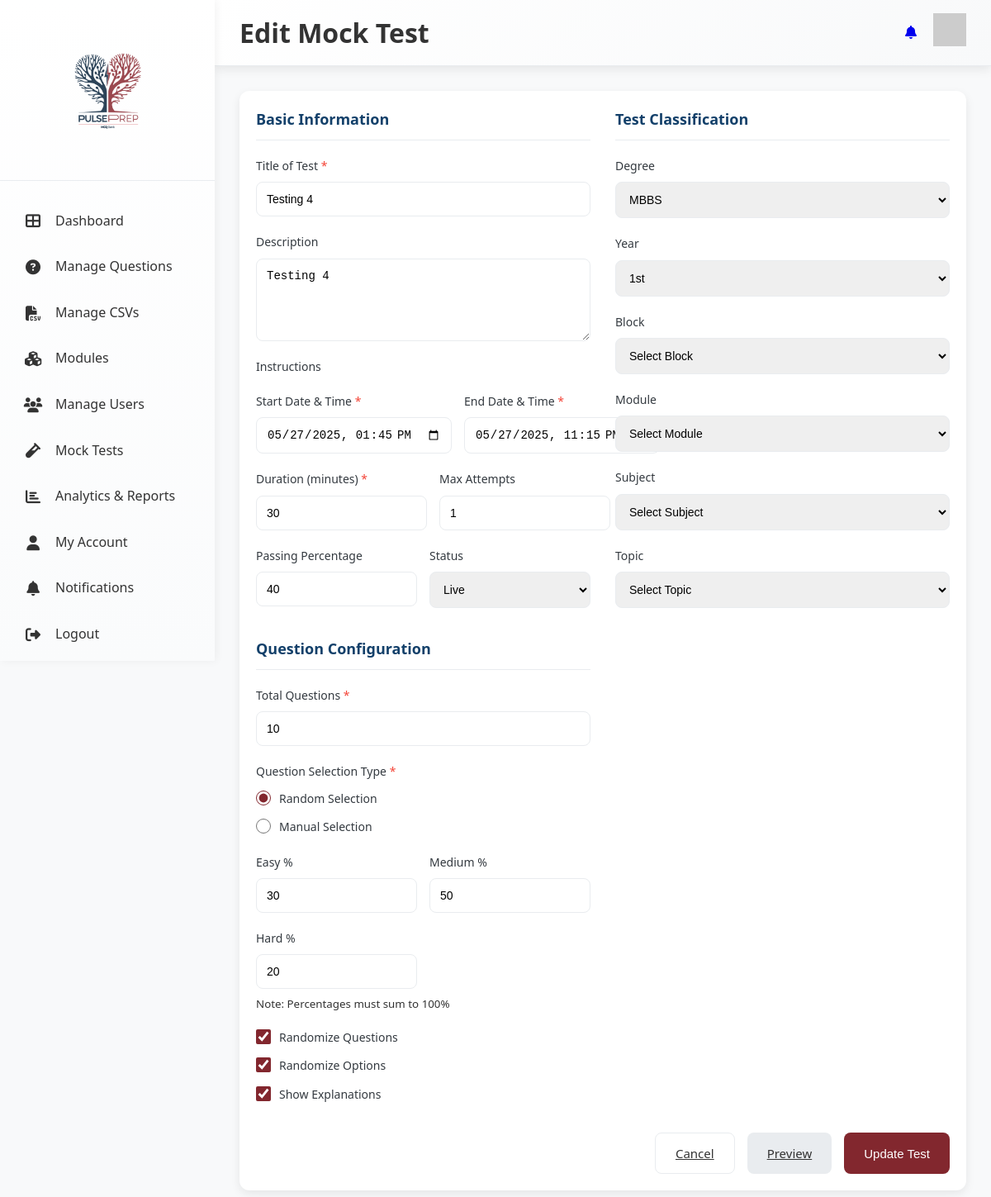
Page /mocktest/create/?id=4 (signed in) on the earlier database version.
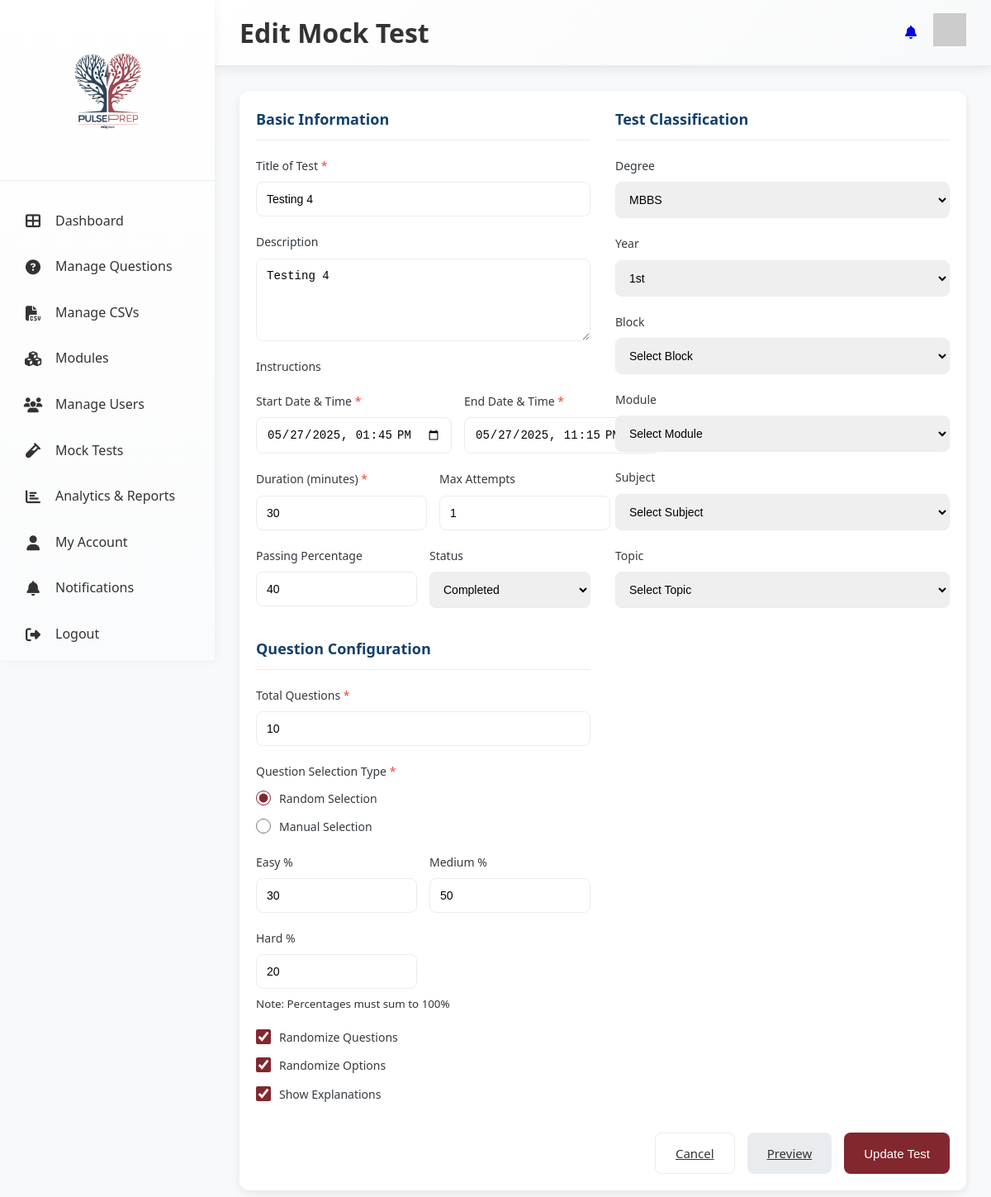
Same page on the later database version.
### mocktest/models.py (models this page shows, shortened)
class MockTest(models.Model):
    STATUS_CHOICES = [
        ('draft', 'Draft'),
        ('scheduled', 'Scheduled'),
        ('live', 'Live'),
        ('completed', 'Completed'),
    ]
    SELECTION_TYPE_CHOICES = [
        ('random', 'Random Selection'),
        ('manual', 'Manual Selection'),
    ]
    title = models.CharField(max_length=200)
    description = models.TextField(blank=True)
    degree = models.CharField(max_length=4, choices=Question.DEGREE_CHOICES, blank=True)
    year = models.CharField(max_length=3, choices=Question.YEAR_CHOICES, blank=True)
    block = models.CharField(max_length=100, blank=True)
    module = models.CharField(max_length=100, blank=True)
    subject = models.CharField(max_length=100, blank=True)
    topic = models.CharField(max_length=100, blank=True)
    duration_minutes = models.IntegerField(default=60)
    total_questions = models.IntegerField(default=50)
    passing_percentage = models.IntegerField(default=40)
    max_attempts = models.IntegerField(default=1)
    selection_type = models.CharField(max_length=10, choices=SELECTION_TYPE_CHOICES, default='random')
    easy_percentage = models.IntegerField(default=30)  # For random selection
    medium_percentage = models.IntegerField(default=50)
    hard_percentage = models.IntegerField(default=20)
    randomize_questions = models.BooleanField(default=True)
    randomize_options = models.BooleanField(default=True)
    show_explanations = models.BooleanField(default=True)
    start_datetime = models.DateTimeField()
    end_datetime = models.DateTimeField()
    status = models.CharField(max_length=10, choices=STATUS_CHOICES, default='draft')
    created_by = models.ForeignKey(settings.AUTH_USER_MODEL, on_delete=models.CASCADE, related_name='created_tests')
    created_at = models.DateTimeField(auto_now_add=True)
    updated_at = models.DateTimeField(auto_now=True)
    questions = models.ManyToManyField(Question, through='TestQuestion')
    class Meta:
        ordering = ['-created_at']

### mocktest/views.py (the view, shortened to what this page needs)
# urls.py: path('create/', views.create_test, name='create_test'),
@login_required
def create_test(request):
    test_id = request.GET.get('id')
    if test_id:
        test = get_object_or_404(MockTest, id=test_id)
        form = MockTestForm(instance=test)
        is_edit = True
    else:
        form = MockTestForm()
        test = None
        is_edit = False
    blocks = Question.objects.values('block').distinct().order_by('block')
    modules = Question.objects.values('module').distinct().order_by('module')
    subjects = Question.objects.values('subject').distinct().order_by('subject')
    topics = Question.objects.values('topic').distinct().order_by('topic')
    context = {
        'form': form,
        'test': test,
        'is_edit': is_edit,
        'blocks': blocks,
        'modules': modules,
        'subjects': subjects,
        'topics': topics,
    }
    return render(request, 'mocktest/create_test.html', context)

### user_management/context_processors.py (called while the page is built)
def user_stats(request):
    User = get_user_model()
    if not request.user.is_authenticated:
        return {}
    if request.user.is_admin or request.user.is_superuser:
        total_users = User.objects.count()
        pending_users = User.objects.filter(approval_status='pending').count()
        mbbs_users = User.objects.filter(degree='MBBS').count()
        bds_users = User.objects.filter(degree='BDS').count()
        return {
            'total_users': total_users,
            'pending_users': pending_users,
            'mbbs_users': mbbs_users,
            'bds_users': bds_users,
        }
    return {}

### templates/mocktest/create_test.html (shortened to what the changed rows need)
{% load static %}
<!DOCTYPE html>
<html lang="en">
  <head>
    <link rel="stylesheet" href="{% static 'css/DAstyles.css' %}" />
    <link rel="stylesheet" href="{% static 'css/mockTest.css' %}" />
    <link rel="stylesheet" href="https://cdnjs.cloudflare.com/ajax/libs/font-awesome/6.4.0/css/all.min.css" />
  </head>
  <body>
    <div class="container">
      <main class="main-content">
        <header class="header">
          <h1>{% if is_edit %}Edit{% else %}Create{% endif %} Mock Test</h1>
        </header>
        <div class="dashboard-content">
          <section class="test-form-section">
            <form method="POST" id="mock-test-form">
              <div class="form-grid">
                <div class="form-section">
                  <div class="form-group">
                    <label for="id_title">Title of Test <span class="required">*</span></label>
                    {{ form.title }}
                  </div>
                  <div class="form-group">
                    <label for="id_description">Description</label>
                    {{ form.description }}
                  </div>
                  <div class="form-row">
                    <div class="form-group">
                      <label for="id_start_datetime">Start Date & Time <span class="required">*</span></label>
                      {{ form.start_datetime }}
                    </div>
                    <div class="form-group">
                      <label for="id_end_datetime">End Date & Time <span class="required">*</span></label>
                      {{ form.end_datetime }}
                    </div>
                  </div>
                  <div class="form-row">
                    <div class="form-group">
                      <label for="id_duration_minutes">Duration (minutes) <span class="required">*</span></label>
                      {{ form.duration_minutes }}
                    </div>
                    <div class="form-group">
                      <label for="id_max_attempts">Max Attempts</label>
                      {{ form.max_attempts }}
                    </div>
                  </div>
                  <div class="form-row">
                    <div class="form-group">
                      <label for="id_passing_percentage">Passing Percentage</label>
                      {{ form.passing_percentage }}
                    </div>
                    <div class="form-group">
                      <label for="id_status">Status</label>
                      {{ form.status }}
                    </div>
                  </div>
                </div>
                <div class="form-section">
                  <div class="form-group">
                    <label for="id_degree">Degree</label>
                    {{ form.degree }}
                  </div>
                  <div class="form-group">
                    <label for="id_year">Year</label>
                    {{ form.year }}
                  </div>
                </div>
                <div class="form-section">
                  <div class="form-group">
                    <label for="id_total_questions">Total Questions <span class="required">*</span></label>
                    {{ form.total_questions }}
                  </div>
                  <div id="random-options" class="{% if form.selection_type.value != 'random' %}hidden{% endif %}">
                    <div class="form-row">
                      <div class="form-group">
                        <label for="id_easy_percentage">Easy %</label>
                        {{ form.easy_percentage }}
                      </div>
                      <div class="form-group">
                        <label for="id_medium_percentage">Medium %</label>
                        {{ form.medium_percentage }}
                      </div>
                      <div class="form-group">
                        <label for="id_hard_percentage">Hard %</label>
                        {{ form.hard_percentage }}
                      </div>
                    </div>
                  </div>
                  <div class="form-group checkbox-group">
                    <label class="checkbox-label">
                      {{ form.randomize_questions }} <span>Randomize Questions</span>
                    </label>
                    <label class="checkbox-label">
                      {{ form.randomize_options }} <span>Randomize Options</span>
                    </label>
                    <label class="checkbox-label">
                      {{ form.show_explanations }} <span>Show Explanations</span>
                    </label>
                  </div>
                </div>
              </div>
            </form>
          </section>
        </div>
      </main>
    </div>
  </body>
</html>

Differences in the rows shown:
changed MockTest "Testing 4": status "Live" → "Completed"
